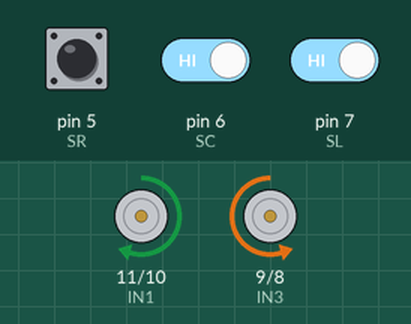
A sketch run on a simulated Arduino Uno, built with avr-gcc and run on an emulated ATmega328P. On the bench: motor-driver pin pairs drawn as motors (green arrow = first pin HIGH = forward, orange = second pin HIGH = backward, longer = more drive, scaled by the enable pin). Inputs (shaded band) come from the test bench; at power-on: pin 5 (SR) HIGH, pin 6 (SC) HIGH, pin 7 (SL) HIGH.

Above: at 2.0 s.
2.1 s: pin 5 (SR) driven LOW
At 2.9 s:
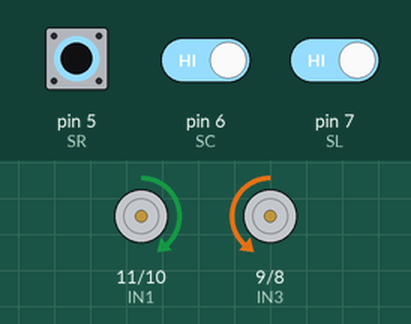
5.1 s: pin 5 (SR) driven HIGH
At 5.4 s:
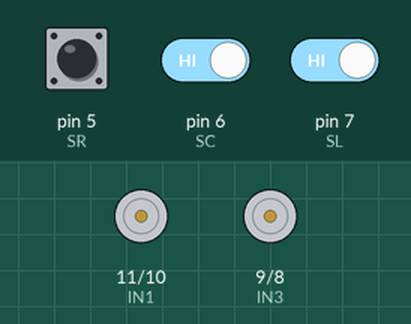
8.1 s: pin 6 (SC) driven LOW
9.6 s: pin 7 (SL) driven LOW
At 10.4 s:
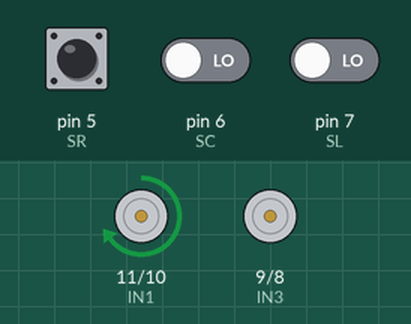
11.1 s: pin 5 (SR) pulsed LOW 2 times (0.12 s each, 0.3 s apart)
At 11.38 s:
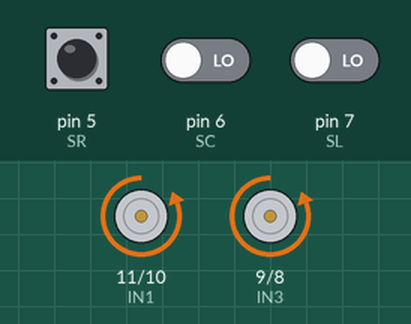
14.1 s: pin 5 (SR) driven LOW
Timing chart, 0 to 17.1 s (numbered marks = the images above; inputs shaded):
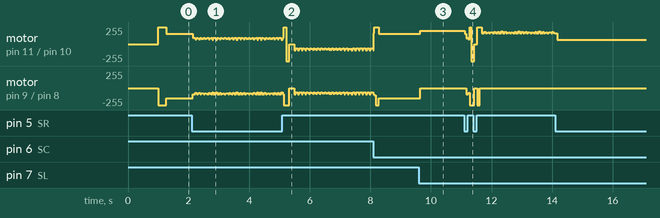

The sketch:

edit.ino
```cpp
///motor
  #define IN1 11
  #define IN2 10
  #define IN3 9
  #define IN4 8
  #define PWMA 12
  #define PWMB 13
  ///sensor
  #define SL  7
  #define SC  6
  #define SR  5

  int sL = 0, sC = 0, sR = 0;
void setup() {

  ///controlmotor
  pinMode(IN1,OUTPUT);
  pinMode(IN2,OUTPUT);
  pinMode(IN3,OUTPUT);
  pinMode(IN4,OUTPUT);
  ///sensor
  pinMode(SL,INPUT);
  pinMode(SC,INPUT);
  pinMode(SR,INPUT);


}
void control(int in2, int in1, int pwmA, int in3, int in4, int pwmB, int dl)//controlRobot
  {
    digitalWrite(IN1,in1);  digitalWrite(IN3,in3);
    digitalWrite(IN2,in2);  digitalWrite(IN4,in4);
    analogWrite(PWMA,pwmA); analogWrite(PWMB,pwmB);
    delay(dl);
  }
void Motor(char mL, int pwmL, char mR, int pwmR, int dL) {
  if (mL == 'F') {
    digitalWrite(IN4, HIGH); digitalWrite(IN3, LOW);
  }
  else if (mL == 'B') {
    digitalWrite(IN4, LOW);  digitalWrite(IN3, HIGH);
  }
  else if (mL == 'S') {
    digitalWrite(IN4, LOW);  digitalWrite(IN3, LOW);
  }
  else {
    digitalWrite(IN4, HIGH); digitalWrite(IN3, HIGH);
  }
  ///////////////////////////////////////////////
  if (mR == 'B') {
    digitalWrite(IN2, HIGH); digitalWrite(IN1, LOW);
  }
  else if (mR == 'F') {
    digitalWrite(IN2, LOW);  digitalWrite(IN1, HIGH);
  }
  else if (mR == 'S') {
    digitalWrite(IN2, LOW);  digitalWrite(IN1, LOW);
  }
  else {
    digitalWrite(IN2, HIGH); digitalWrite(IN1, HIGH);
  }
  ////////////////////////////////////////////////
  analogWrite(PWMA, pwmL);
  analogWrite(PWMB, pwmR);
  delay(dL);
}
///sensor
void readSensor() {
  sL = digitalRead(SL);
  sC = digitalRead(SC);
  sR = digitalRead(SR);
  if (sL == 0) sL = 1; else sL = 0;
  if (sC == 0) sC = 1; else sC = 0;
  if (sR == 0) sR = 1; else sR = 0;
}
void trackLine1(int sl, int sr) {  /////////// วิ่งตามเส้นแบบไม่หยุด
  readSensor();
  if (sL == 0 && sR == 0) {
    Motor('F', sl, 'F', sr, 5);
  }
  else if (sL == 1 && sR == 0) {
    Motor('S', sl, 'F', sr, 10);
  }
  else if (sL == 0 && sR == 1) {
    Motor('F', sl, 'S', sr, 10);
  }
  else {
    Motor('F', sl, 'F', sr, 5);
  }
}
void trackLine2(int sl, int sr, int line) {
  int count = 0;
  while (count < line) {
    ///////////////////////////
    trackLine1(sl, sr);
    Motor('S', sl, 'S', sr, 3);
    ////////////////////////
    readSensor();
    if (sR == 1) {
      readSensor();
      while ( sR == 1 ) {
        Motor('F', sl, 'F', sr, 5);
        Motor('S', sl, 'S', sr, 10);
        readSensor();
      }
      count++;
    }
  }
  Motor('S', sl, 'S', sr, 10);
}


void trackLine2ex(int sl, int sr, int line) {
  int count = 0;
  while (count < line) {
    ///////////////////////////
    trackLine1(sl, sr);
    Motor('S', sl, 'S', sr, 5);
    ////////////////////////
    readSensor();
    if (sR == 1 && sC ==1) {
      readSensor();
      while ( sR == 1 ) {
        Motor('F', sl, 'F', sr, 5);
        Motor('S', sl, 'S', sr, 15);
        readSensor();
      }
      count++;
      Motor('S', sl, 'S', sr, 5);
    }
  }
  Motor('S', sl, 'S', sr, 10);
}
void trackLine2exx(int sl, int sr, int line) {
  int count = 0;
  while (count < line) {
    ///////////////////////////
    trackLine1(sl, sr);
    Motor('S', sl, 'S', sr, 10);
    ////////////////////////
    readSensor();
    if (sR == 1 && sC ==1) {
      readSensor();
      while ( sR == 1 ) {
        Motor('F', sl, 'F', sr, 5);
        Motor('S', sl, 'S', sr, 20);
        readSensor();
      }
      count++;
      Motor('S', sl, 'S', sr, 5);
    }
  }
  Motor('S', sl, 'S', sr, 10);
}
/////////// วิ่งตามเส้นแบบนับเส้นตัดด้านซ้าย ///////////////////
void trackLine_L(int sl, int sr, int line) {
  int count = 0;
  while (count < line) {
    ///////////////////////////
    trackLine1(sl, sr);
    ////////////////////////
    readSensor();
    if ( sL == 1) {
      readSensor();
      while ( sL == 1) {
        Motor('F', sl, 'F', sr, 10);
        readSensor();
      }
      count++;
    }
  }
  Motor('S', sl, 'S', sr, 10);
}

/////// วิ่งตามเส้นแบบนับเส้นตัดด้านขวา ////////
void trackLine_R(int sl, int sr, int line) {
  int count = 0;
  while (count < line) {
    ///////////////////////////
    trackLine1(sl, sr);
    ////////////////////////
    readSensor();
    if (sR == 1 ) {
      readSensor();
      while (sR == 1 ) {
        Motor('F', sl, 'F', sr, 10);
        readSensor();
      }
      count++;
    }
  }
  Motor('S', sl, 'S', sr, 10);
}
///////////////////เลี้ยวซ้ายแบบ Delay///////////////////
void turnLeft_DL(int sl, int sr, int dL) {
  Motor('B', sl, 'F', sr, dL);
  Motor('S', sl, 'S', sr, 10);
}

///////////////////เลี้ยวขวาแบบ Delay///////////////////
void turnRight_DL(int sl, int sr, int dL) {
  Motor('F', sl, 'B', sr, dL);
  Motor('S', sl, 'S', sr, 10);
}

///////////////////เลี้ยวซ้ายแบบใช้ Sensor แบบ 3 แยก///////////////////
void turnLeft(int sl, int sr) {
  Motor('F', sl, 'F', sr, 300);
  readSensor();
  while (sC == 0) {
    Motor('B', sl, 'F', sr, 3);
    readSensor();
  }
  Motor('S', sl, 'S', sr, 10);
}

///////////////////เลี้ยวซ้ายแบบใช้ Sensor แบบ 4 แยก///////////////////
void turnLeft_cut(int sl, int sr) {
  Motor('F', sl, 'F', sr, 100);
  Motor('B', sl, 'F', sr, 100);
  Motor('S', sl, 'S', sr ,100);
  readSensor();
  while (sR == 0) {
    Motor('B', sl, 'F', sr, 5);
    readSensor();
     Motor('S', sl, 'S', sr, 10);
  }
}

///////////////////เลี้ยวขวาแบบใช้ Sensor แบบ 3 แยก///////////////////
void turnRight(int sl, int sr) {
  Motor('F', sl, 'F', sr, 300);
  readSensor();
  while (sC == 0) {
    Motor('F', sl, 'B', sr, 5);
    Motor('S', sl, 'S', sr, 20);
    readSensor();
  }
  delay(130);
  Motor('S', sl, 'S', sr, 10);
}

///////////////////เลี้ยวขวาแบบใช้ Sensor แบบ 4 แยก///////////////////
void turnRight_cut(int sl, int sr) {
  Motor('F', sl, 'F', sr, 100);
  Motor('F', sl, 'B', sr, 100);
  Motor('S', sl, 'S', sr ,100);
  readSensor();
  while (sC == 0) {
    Motor('F', sl, 'B', sr, 5);
    readSensor();
    Motor('S', sl, 'S', sr ,12);
  }

}


void loop() {
  control(0,0,150,0,0,150,1000);
  Motor('F', 130, 'F', 130, 200);
  trackLine2(130, 130, 1);
  turnRight_cut(150, 150);
  Motor('F', 130, 'F', 130, 100);
  trackLine2(130, 130, 1);
  turnRight_cut(150, 150);

//  Motor('F', 150, 'B', 150, 50);
  Motor('F', 130, 'F', 130, 70);
  trackLine2ex(130, 150, 4);
  Motor('F', 130, 'F', 130, 40);
  turnLeft_cut(150,150);


//  trackLine2ex(130, 130, 1);
//  Motor('F', 130, 'F', 130, 50);
//  turnLeft_cut(150,150);

  Motor('F', 130, 'F', 130, 140);
//  trackLine2ex(130, 130, 1);
 Motor('F', 130, 'F', 130, 30);
//  turnRight_cut(150, 150);
//  turnRight_cut(150, 150);
  trackLine2ex( 130, 130, 1);
  turnRight_cut(150,150);
  turnRight_cut(150,150);
  Motor('F', 130, 'F', 130, 30);

  trackLine2exx(130, 130, 1);
  turnRight_cut(150,150);
  trackLine2exx(130, 130, 2);


  control(0,0,150,0,0,150,100);
  while (true);

}
```

Measured:
- after the input at 9.6 s, motor on pin 11 (IN1) / pin 10 (IN2): forward 157/255 → forward 196/255 at once; motor on pin 9 (IN3) / pin 8 (IN4): backward 157/255 → stopped at once
